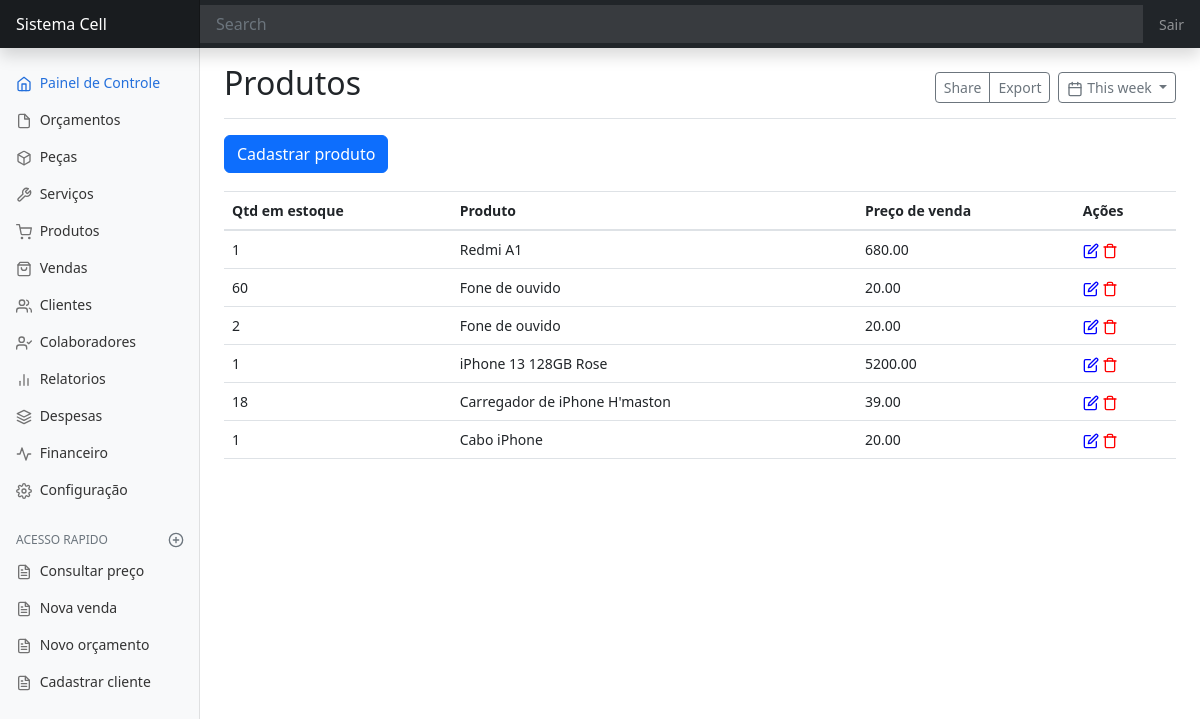
Page /produtos on the earlier database version.
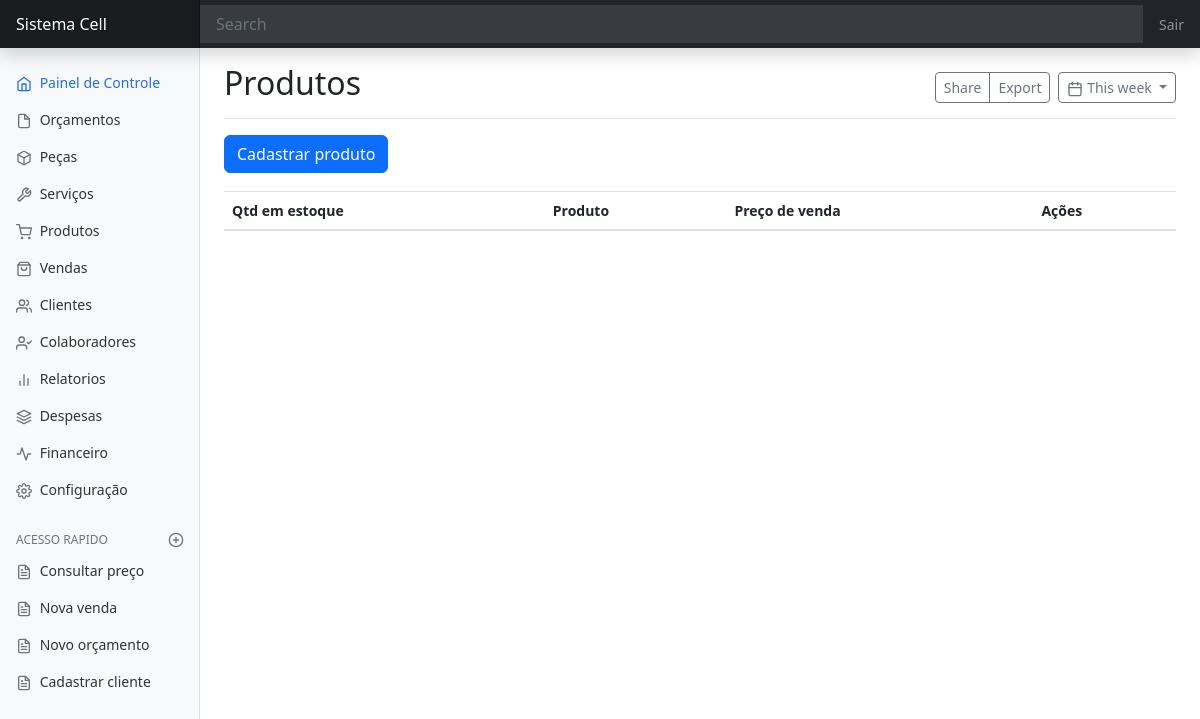
Same page on the later database version.
### produto/models.py (models this page shows, shortened)
class Produto(models.Model):
    FONES = 'FN'
    CABOS = 'CB'
    CELULARES = 'CL'
    IPHONES = 'IP'
    CARREGADORES = 'CR'
    FONTES = 'FT'
    DIVERSOS = 'DV'
    CATEGORIAS_PRODUTOS = [
        (FONES, 'Fones'),
        (CABOS, 'Cabos'),
        (CELULARES, 'Celulares'),
        (IPHONES, 'iPhones'),
        (CARREGADORES, 'Carregadores'),
        (FONTES, 'Fontes'),
        (DIVERSOS, 'Diversos')
    ]
    nome_produto = models.CharField(max_length=99)
    categoria_produtos = models.CharField(max_length=2, choices=CATEGORIAS_PRODUTOS)
    quantidade = models.IntegerField()
    codigo_de_barras = models.IntegerField()
    preco_de_custo = models.DecimalField(max_digits=9, decimal_places=2)
    preco = models.DecimalField(max_digits=9, decimal_places=2)
    fornecedor = models.CharField(max_length=99, null=True, blank=True)

### produto/views.py (the view)
# urls.py: path('produtos', ListaProduto.as_view(), name='produtos'),
class ListaProduto(ListView):
    model = Produto
    template_name = 'produto/pagina-inicial-produto.html'

### produto/templates/produto/pagina-inicial-produto.html (shortened to what this page needs)
{% extends 'dashboard/pagina-inicial.html'%}
{% block titulo %}
  Produtos
{% endblock titulo %}
{% block conteudo %}
<div>
    <a
            class="btn btn-primary"
            data-toggle="modal"
            data-target="#staticBackdrop"
            hx-get="{% url 'criar-produtos' %}"
            hx-target="#adicionar-conteudo"
            hx-swap="innerHTML"> Cadastrar produto</a>
</div>
<div style="padding-top:18px">
    <table id="tabela-produto" class="table">
        <thead>
        <tr>
            <th>Qtd em estoque</th>
            <th>Produto</th>
            <th>Preço de venda</th>
            <th>Ações</th>
        </tr>
        </thead>
        <tbody id="produto-Tbody">
            {% include "produto/tabela/tabela-produto.html" %}
        </tbody>
    </table>
</div>
{% endblock conteudo %}

### dashboard/templates/dashboard/pagina-inicial.html (shortened to what this page needs)
{% load static %}
<!doctype html>
<html lang="pt-br">
<head>
    <link href="{% static 'css/bootstrap.min.css' %}" rel="stylesheet">
    <link href="https://cdn.jsdelivr.net/npm/bootstrap@5.2.1/dist/css/bootstrap.min.css" rel="stylesheet">
    <link href="{% static 'css/dashboard.css' %}" rel="stylesheet">
   <link rel="stylesheet" type="text/css" href="https://cdn.datatables.net/v/bs5/dt-1.12.1/datatables.min.css"/>
    <link rel="stylesheet" href="https://cdnjs.cloudflare.com/ajax/libs/font-awesome/6.2.0/css/all.min.css"
/>
    <link href="https://cdn.jsdelivr.net/npm/select2@4.1.0-rc.0/dist/css/select2.min.css" rel="stylesheet"/>
</head>
<body>
<nav class="navbar navbar-dark sticky-top bg-dark flex-md-nowrap p-0 shadow">
    <a class="navbar-brand col-md-3 col-lg-2 mr-0 px-3" href="#">Sistema Cell</a>
    <input class="form-control form-control-dark w-100" type="text" placeholder="Search" aria-label="Search">
    <ul class="navbar-nav px-3">
        <li class="nav-item text-nowrap">
            <a class="nav-link" href="{% url 'logout' %}">Sair</a>
        </li>
    </ul>
</nav>
<div class="container-fluid">
    <div class="row">
        <nav id="sidebarMenu" class="col-md-3 col-lg-2 d-md-block bg-light sidebar collapse">
            <div class="sidebar-sticky pt-3">
                <ul class="nav flex-column">
                    <li class="nav-item">
                        <a class="nav-link active" href="{% url 'inicio' %}">
                            <span data-feather="home"></span>
                            Painel de Controle <span class="sr-only">(current)</span>
                        </a>
                    </li>
                    <li class="nav-item">
                        <a class="nav-link" href="{% url 'orcamento' %}">
                            <span data-feather="file"></span>
                            Orçamentos
                        </a>
                    </li>
                    <li class="nav-item">
                        <a class="nav-link" href="{% url 'pecas' %}">
                            <span data-feather="box"></span>
                            Peças
                        </a>
                    </li>
                    <li class="nav-item">
                        <a class="nav-link" href="{% url 'servicos' %}">
                            <span data-feather="tool"></span>
                            Serviços
                        </a>
                    </li>
                    <li class="nav-item">
                        <a class="nav-link" href="{% url 'produtos' %}">
                            <span data-feather="shopping-cart"></span>
                            Produtos
                        </a>
                    </li>
                    <li class="nav-item">
                        <a class="nav-link" href="{% url 'vendas'  %}">
                            <span data-feather="shopping-bag"></span>
                            Vendas
                        </a>
                    </li>
                    <li class="nav-item">
                        <a class="nav-link" href="{% url 'cliente' %}">
                            <span data-feather="users"></span>
                            Clientes
                        </a>
                    <li class="nav-item">
                        <a class="nav-link" href="{% url 'colaborador' %}">
                            <span data-feather="user-check"></span>
                            Colaboradores
                        </a>
                    </li>
                    <li class="nav-item">
                        <a class="nav-link" href="{% url 'relatorio' %}">
                            <span data-feather="bar-chart-2"></span>
                            Relatorios
                        </a>
                    </li>
                    <li class="nav-item">
                        <a class="nav-link" href="{% url 'despesa' %}">
                            <span data-feather="layers"></span>
                            Despesas
                        </a>
                    </li>
                    <li class="nav-item">
                        <a class="nav-link" href="{% url 'financeiro' %}">
                            <span data-feather="activity"></span>
                            Financeiro
                        </a>
                    </li>
                    <li class="nav-item">
                        <a class="nav-link" href="{% url 'configuracao' %}">
                            <span data-feather="settings"></span>
                            Configuração
                        </a>
                    </li>
                </ul>
                <h6 class="sidebar-heading d-flex justify-content-between align-items-center px-3 mt-4 mb-1 text-muted">
                    <span>ACESSO RAPIDO</span>
                    <a class="d-flex align-items-center text-muted" href="#" aria-label="Add a new report">
                        <span data-feather="plus-circle"></span>
                    </a>
                </h6>
                <ul class="nav flex-column mb-2">
                    <li class="nav-item">
                        <a class="nav-link" href="#">
                            <span data-feather="file-text"></span>
                            Consultar preço
                        </a>
                    </li>
                    <li class="nav-item">
                        <a class="nav-link" data-toggle="modal"
                           data-target="#staticBackdrop"
                           hx-get="{% url 'vendas' %}"
                           hx-target="#addConteudo"
                           hx-swap="innerHTML">
                            <span data-feather="file-text"></span>
                            Nova venda
                        </a>
                    </li>
                    <li class="nav-item">
                        <a class="nav-link"
                           data-toggle="modal"
                           data-target="#staticBackdrop"
                           hx-get="{% url 'cadastrar-orcamento' %}"
                           hx-target="#addConteudo"
                           hx-swap="innerHTML">
                            <span data-feather="file-text"></span>
                            Novo orçamento
                        </a>
                    </li>
                    <li class="nav-item">
                        <a class="nav-link" href="#">
                            <span data-feather="file-text"></span>
                            Cadastrar cliente
                        </a>
                    </li>
                </ul>
            </div>
        </nav>
        <main role="main" class="col-md-9 ml-sm-auto col-lg-10 px-md-4">
            <div class="d-flex justify-content-between flex-wrap flex-md-nowrap align-items-center pt-3 pb-2 mb-3 border-bottom">
                <h1 class="h2">{% block titulo %}Painel de controle{% endblock titulo %}</h1>
                <div class="btn-toolbar mb-2 mb-md-0">
                    <div class="btn-group mr-2">
                        <button type="button" class="btn btn-sm btn-outline-secondary">Share</button>
                        <button type="button" class="btn btn-sm btn-outline-secondary">Export</button>
                    </div>
                    <button type="button" class="btn btn-sm btn-outline-secondary dropdown-toggle">
                        <span data-feather="calendar"></span>
                        This week
                    </button>
                </div>
            </div>
            {% block conteudo %}
            {% endblock conteudo %}
        </main>
    </div>
</div>
</body>
</html>

### produto/templates/produto/tabela/tabela-produto.html
{% for object in object_list %}
    {% include 'produto/tabela/linhas-tabela-produto.html' %}
{% endfor %}

### produto/templates/produto/tabela/linhas-tabela-produto.html (shortened to what this page needs)
<tr id="trProduto{{ object.pk }}">
    <td>{{ object.quantidade }}</td>
    <td>{{ object.nome_produto }}</td>
    <td>{{ object.preco|default:'---' }}</td>
    <td>
        <span data-feather="edit"
              style="color: blue;"
              data-toggle="modal"
              data-target="#staticBackdrop"
              hx-get="{% url 'editar-produtos' object.pk %}"
              hx-target="#adicionar-conteudo"></i>
        </span>
        <span
            data-feather="trash"
            style="color:red;"
            hx-get="{% url 'apagar-produtos' object.pk %}"
            hx-confirm="Deseja mesmo apagar {{ object.nome }} ?"
            hx-target="closest tr"
            hx-swap="outerHTML swap:300ms">
        </span>
    </td>
</tr>

### static/css/dashboard.css (style rules this page uses)
body { font-size: .875rem; }
.feather { width: 16px; height: 16px; vertical-align: text-bottom; }
.sidebar { position: fixed; top: 0; bottom: 0; left: 0; z-index: 100; padding: 48px 0 0; box-shadow: inset -1px 0 0 rgba(0, 0, 0, .1); }
.sidebar-sticky { position: relative; top: 0; height: calc(100vh - 48px); padding-top: .5rem; overflow-x: hidden; overflow-y: auto; }
.sidebar .nav-link { font-weight: 500; color: #333; }
.sidebar .nav-link .feather { margin-right: 4px; color: #727272; }
.sidebar .nav-link.active { color: #2470dc; }
.sidebar .nav-link:hover .feather, .sidebar .nav-link.active .feather { color: inherit; }
.sidebar-heading { font-size: .75rem; text-transform: uppercase; }
.navbar-brand { padding-top: .75rem; padding-bottom: .75rem; font-size: 1rem; background-color: rgba(0, 0, 0, .25); box-shadow: inset -1px 0 0 rgba(0, 0, 0, .25); }
.navbar .form-control { padding: .75rem 1rem; border-width: 0; border-radius: 0; }
.form-control-dark { color: #fff; background-color: rgba(255, 255, 255, .1); border-color: rgba(255, 255, 255, .1); }

Differences in the rows shown:
removed Produto: quantidade "1", nome_produto "Redmi A1", preco "680.00"
removed Produto: quantidade "60", nome_produto "Fone de ouvido", preco "20.00"
removed Produto: quantidade "2", nome_produto "Fone de ouvido", preco "20.00"
removed Produto: quantidade "1", nome_produto "iPhone 13 128GB Rose", preco "5200.00"
removed Produto: quantidade "18", nome_produto "Carregador de iPhone H'maston", preco "39.00"
removed Produto: quantidade "1", nome_produto "Cabo iPhone", preco "20.00"
